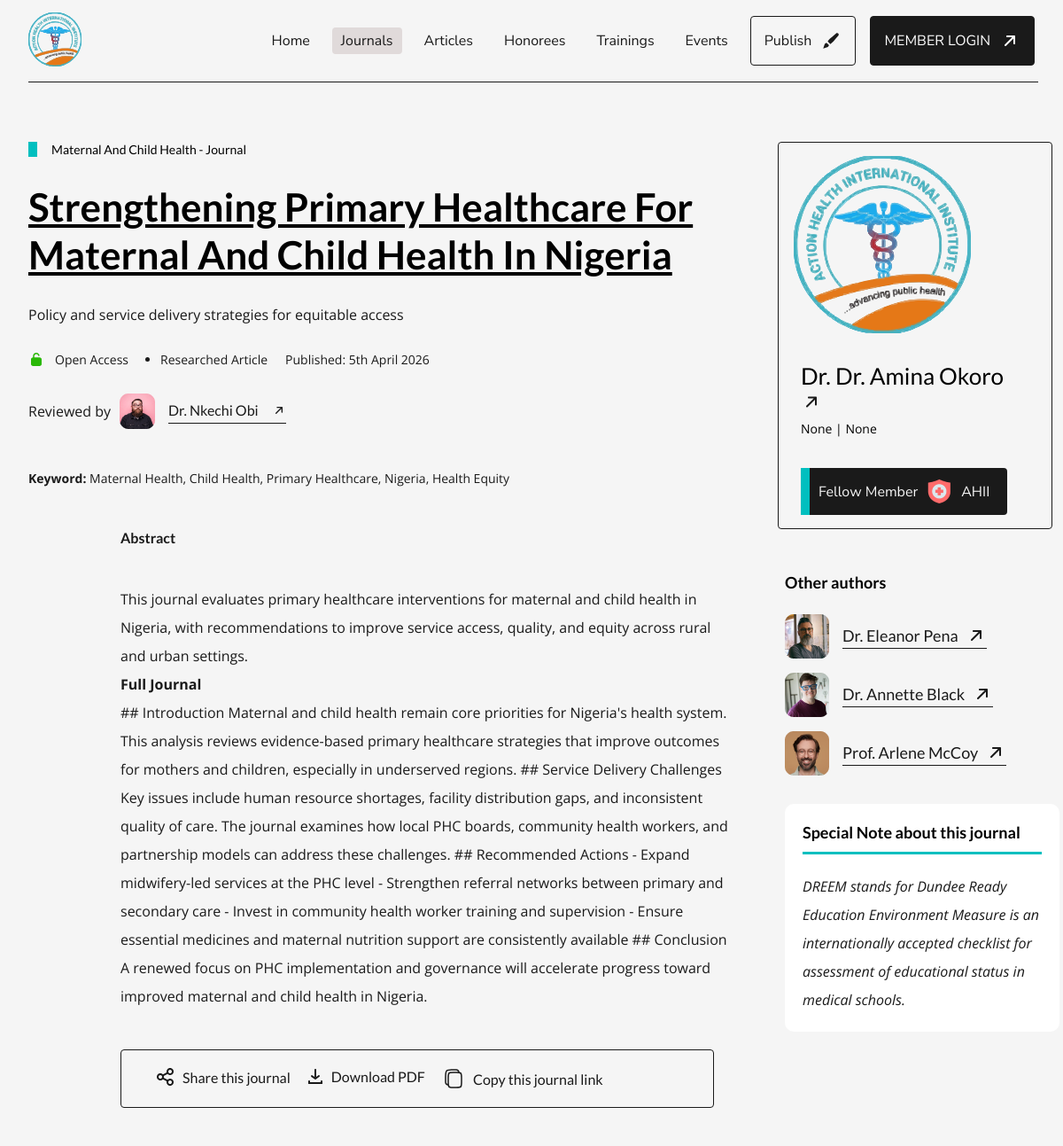
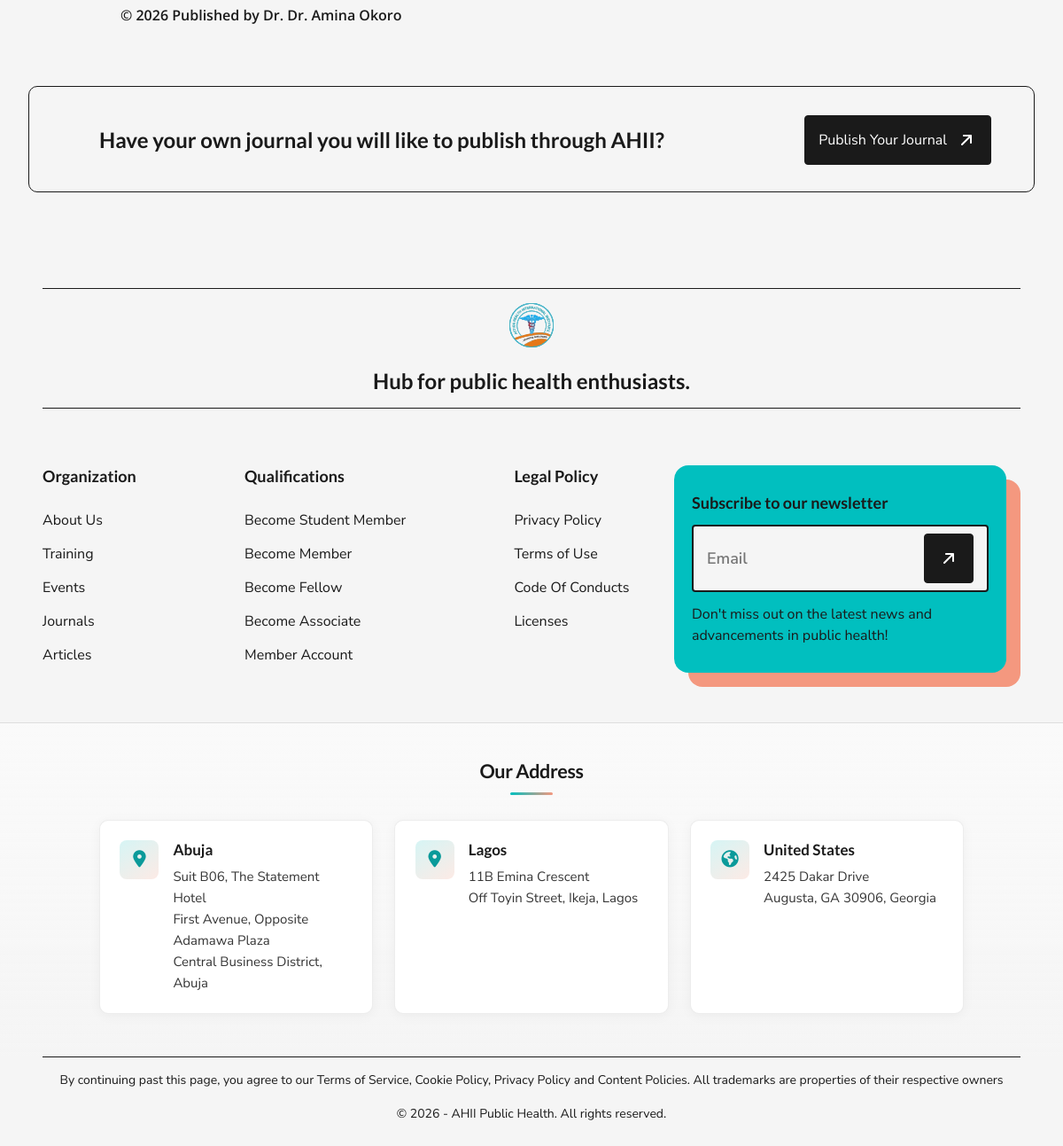
Screenshot of /journal/strengthening-primary-healthcare-for-maternal-and-child-health-in-nigeria/ with the database file from the repository (2 pictures, top to bottom).
### journal/models.py (models this page shows, shortened)
class Journal(models.Model):
    POST_STATUS = (
        ('published', 'Published'),
        ('draft', 'Draft'),
    )
    user = models.ForeignKey(User, on_delete=models.CASCADE)
    title = models.CharField(max_length=255, unique=True)
    slug = models.SlugField(unique=True)
    sub_title = models.CharField(max_length=255, blank=True, null=True)
    abstract = models.TextField()
    keywords = models.CharField(max_length=255, blank=True, null=True)
    full_journal = models.TextField()
    type = models.CharField(max_length=25, blank=True, null=True)
    field = models.CharField(max_length=25)
    post_status = models.CharField(max_length=15, choices=POST_STATUS, default='Published')
    reviewed_by = models.CharField(max_length=255, blank=True, null=True)
    link_to_profile = models.CharField(max_length=255, blank=True, null=True)
    contributor_id_number = models.CharField(max_length=255, blank=True, null=True)
    special_note = models.CharField(max_length=255, blank=True, null=True)
    is_published = models.BooleanField(default=False)
    date_created = models.DateTimeField(auto_now_add=True)
    date_published = models.DateTimeField(blank=True, null=True)
    date_updated = models.DateTimeField(auto_now=True)
    class Meta:
        ordering = ('-date_published',)

### account/models.py (models this page shows, shortened)
class Profile(models.Model):
    GENDER_CHOICES = (
        ('male', 'Male'),
        ('female', 'Female'),
    )
    MEMBERSHIP_LEVEL = (
        ('fellow', 'Fellow (FAHII)'),
        ('executive', 'Executive (EAHII)'),
        ('associate', 'Associate (AAHII)'),
        ('student', 'Student (SAHII)'),
    )
    user = models.OneToOneField(
        User, on_delete=models.CASCADE, null=True, related_name='user_profile')
    full_name = models.CharField(max_length=255)
    professional_prefix = models.CharField(max_length=20)
    country = models.CharField(max_length=255, blank=True, null=True, default="Nigerian")
    date_of_birth = models.DateField(blank=True, null=True)
    workplace = models.CharField(max_length=255, blank=True, null=True)
    field = models.CharField(max_length=255, blank=True, null=True)
    linkedin_url = models.CharField(max_length=255, blank=True, null=True)
    x_url = models.CharField(max_length=255, blank=True, null=True)
    about_me = models.TextField(blank=True, null=True)
    phone_number = models.CharField(max_length=25, blank=True, null=True)
    gender = models.CharField(
        max_length=10, choices=GENDER_CHOICES, blank=False, null=True)
    membership_level = models.CharField(max_length=50, choices=MEMBERSHIP_LEVEL)
    picture = models.ImageField(blank=True, null=True, upload_to=upload_location)
    date_created = models.DateTimeField(auto_now_add=True)
    date_updated = models.DateTimeField(auto_now=True)

### journal/views.py (the view)
# urls.py: path('<slug:slug>/', journal_detail, name='journal_detail'),
def journal_detail(request, slug):
    journal = get_object_or_404(Journal, slug=slug)
    if not journal.is_published:
        user = request.user
        if not user.is_authenticated or not can_modify_owned_content(user, journal.user_id):
            raise Http404()
    author = journal.user
    author_journals = Journal.objects.filter(user=author, is_published=True)[:4]
    related_journals = Journal.objects.filter(user=author, is_published=True)[:0]
    context = {
        'journal': journal,
        'author_journals': author_journals,
        'related_journals': related_journals,
    }
    return render(request, 'journal/journal_detail.html', context)

### journal/templates/journal/journal_detail.html (shortened to what this page needs)
{% extends 'base/base.html' %}
{% load static %}
{% block content %}
<body>
  {% include "base/partials/navbar.html" %}
  <main id="single-journal">
    <div class="single-journal-head">
      <div class="journal-title">
        <div class="journals">
          <article class="journal">
            <div class="journal-head">
              <span></span>
              <p>{{ journal.field | title}} - Journal</p>
            </div>
            <h4>
              {{ journal.title | title}}
            </h4>
            {% if journal.sub_title %}
              <div class="content">
                <p>
                  {{ journal.sub_title }}
                </p>
              </div>
            {% endif %}
            <div class="access-type">
              <div>
                <img
                  src="{% static 'img/open-access-icon.svg' %}"
                  alt="Paid access icon"
                />
                <p>Open Access</p>
              </div>
                <div>
                  <ul>
                    <li>Researched Article</li>
                  </ul>
                </div>
              <div>
                <p>Published: {{ journal.date_published|date:"jS F Y" }}</p>
              </div>
            </div>
            {% if journal.reviewed_by %}
              <div class="reviewer">
                <p>Reviewed by</p>
                <div>
                  <img src="{% static 'img/reviewer1.png' %}" alt="Picture of reviewer" />
                  <div class="reviewer-name">
                    <p>{{ journal.reviewed_by | title}}</p>
                  </div>
                </div>
              </div>
            {% endif %}
          </article>
          <div class="journal-footer">
            <p>
              <strong>Keyword:</strong> {{ journal.keywords | title}}
            </p>
          </div>
        </div>
      </div>
      <div class="journal-publisher">
        <div class="publisher-img">
          {% if journal.user.user_profile.picture %}
          <img src="{{ journal.user.user_profile.get_image_url }}" style="width:100%;" alt="logo" />
          {% else %}
          <img src="{% static 'img/logo.svg' %}" alt="logo" />
          {% endif %}
        </div>
        <div class="publisher-details">
          <div>
            <a href="#">
              {{ journal.user.user_profile.professional_prefix }}
              {{ journal.user.user_profile.full_name }}
            </a>
          </div>
          <p>
            {{ journal.user.user_profile.field }} | {{ journal.user.user_profile.workplace }}
          </p>
        </div>
        <div class="publisher-plan">
          <div class="membertype">
            <span></span>
            <div>
              <p>{{ journal.user.user_profile.membership_level |title }}  Member</p>
              <img src="{% static 'img/logo1.png' %}" alt="logo" />
              <p>AHII</p>
            </div>
          </div>
        </div>
      </div>
    </div>
    <section class="abstract-authors">
      <div class="abstract">
        <h2>Abstract</h2>
        <div class="abstract-text">
          <p>
            {{ journal.abstract }}
          </p>
          <h3>Full Journal</h3>
          <p>
            {{ journal.full_journal }}
          </p>
        </div>
        <div class="abstract-footer">
          <div class="type-of-access">
            <img src="{% static 'img/Vector.svg' %}" alt="access icon" />
            <p>Share this journal</p>
          </div>
          <div class="type-of-access">
            <img src="{% static 'img/evaDownloadFill0.svg' %}" alt="access icon" />
            <p>Download PDF</p>
          </div>
          <div class="type-of-access">
            <img src="{% static 'img/solar_copy-linear.svg' %}" alt="access icon" />
            <p>Copy this journal link</p>
          </div>
        </div>
        <div class="publisher-copyright">
          <p>© {{ journal.date_published|date:"Y" }} Published by {{ journal.user.user_profile.professional_prefix }} {{ journal.user.user_profile.full_name }} </p>
        </div>
      </div>
      <div class="authors">
        <div class="author">
          <h6>Other authors</h6>
          <div class="other-authors">
            <div class="author-1">
              <img src="{% static 'img/author1.png' %}" alt="Author Picture" />
              <a href="#">
                <div>
                  <p>Dr. Eleanor Pena</p>
                  <img src="{% static 'img/Frame.svg' %}" alt="anchor icon" />
                </div>
              </a>
            </div>
            <div class="author-2">
              <img src="{% static 'img/author2.png' %}" alt="Author Picture" />
              <a href="#">
                <div>
                  <p>Dr. Annette Black</p>
                  <img src="{% static 'img/Frame.svg' %}" alt="anchor icon" />
                </div>
              </a>
            </div>
            <div class="author-3">
              <img src="{% static 'img/author3.png' %}" alt="Author Picture" />
              <a href="#">
                <div>
                  <p>Prof. Arlene McCoy</p>
                  <img src="{% static 'img/Frame.svg' %}" alt="anchor icon" />
                </div>
              </a>
            </div>
          </div>
        </div>
        <div class="note">
          <div class="special-note">
            <h6>Special Note about this journal</h6>
            <span></span>
          </div>
          <p>
            DREEM stands for Dundee Ready Education Environment Measure is an
            internationally accepted checklist for assessment of educational
            status in medical schools.
          </p>
        </div>
      </div>
    </section>
    <section class="banner single-banner">
      <p>Have your own journal you will like to publish through AHII?</p>
      <a href="{% url 'journal:add_journal' %}" class="login">
        Publish Your Journal
      </a>
    </section>
  </main>
  {% include "base/partials/footer.html" %}
</body>
{% endblock content %}

### rows the page displays
Journal: field "Maternal And Child Health", title "Strengthening Primary Healthcare For Maternal And Child Health In Nigeria", sub_title "Policy and service delivery strategies for equitable access", date_published "5th April 2026", reviewed_by "Dr. Nkechi Obi", keywords "Maternal Health, Child Health, Primary Healthcare, Nigeria, Health Equity", user.user_profile.professional_prefix "Dr.", user.user_profile.full_name "Dr. Amina Okoro", user.user_profile.field "None", user.user_profile.workplace "None", user.user_profile.membership_level "Fellow", abstract "This journal evaluates primary healthcare interventions for maternal and child health in Nigeria, with recommendations to improve service access, quality, and equity across rural and urban settings.", full_journal "## Introduction Maternal and child health remain core priorities for Nigeria's health system. This analysis reviews evidence-based primary healthcare strategies that improve outcomes for mothers and children, especially in underserved regions. ## Service Delivery Challenges Key issues include human resource shortages, facility distribution gaps, and inconsistent quality of care. The journal examines how local PHC boards, community health workers, and partnership models can address these challenges. ## Recommended Actions - Expand midwifery-led services at the PHC level - Strengthen referral networks between primary and secondary care - Invest in community health worker training and…", date_published "2026"
